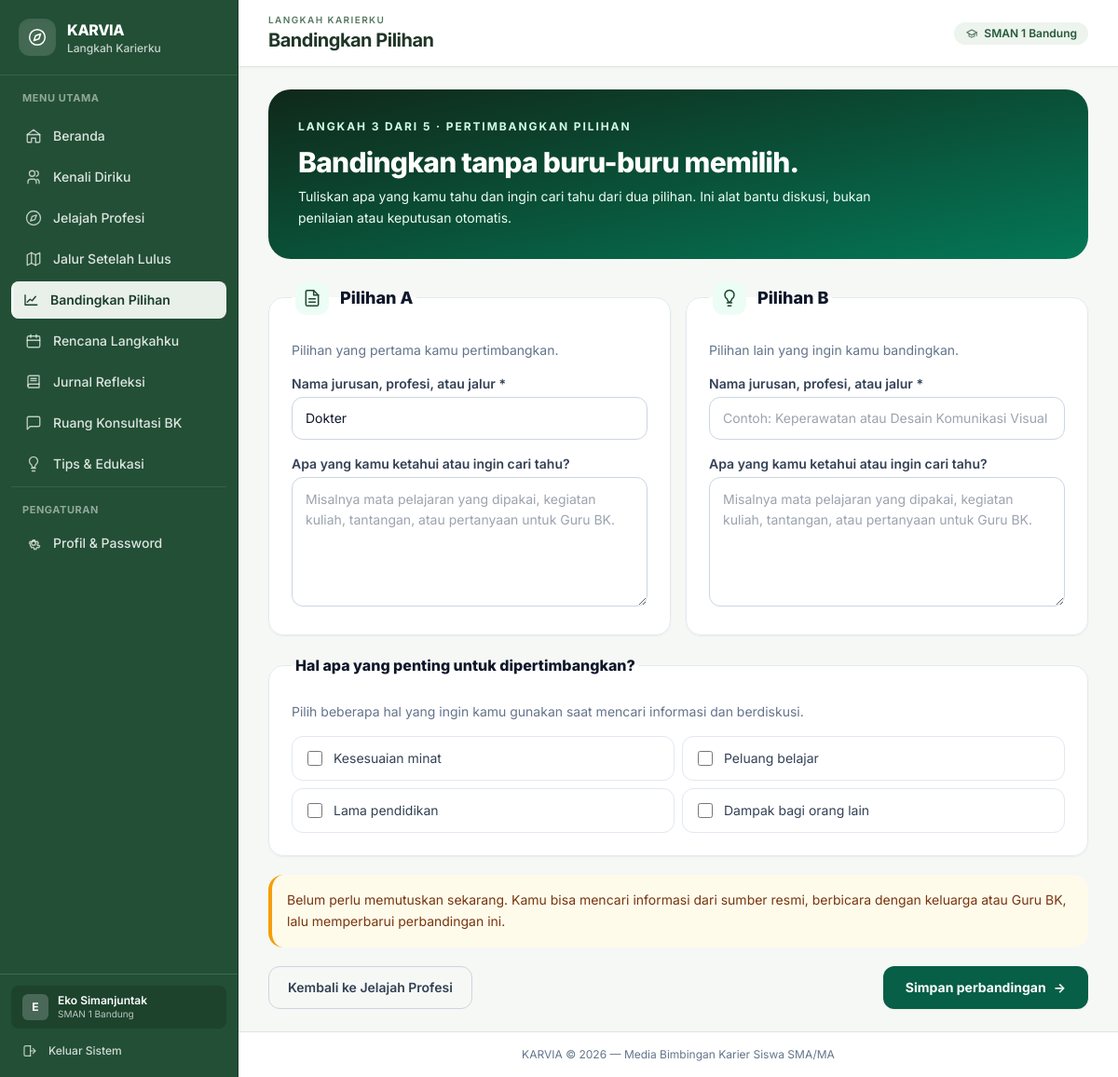
Screenshot of /siswa/bandingkan.php?profesi=1 (signed in) with the database file from the repository.
### tables this page shows
CREATE TABLE `pengguna` (
  `id` BIGINT UNSIGNED NOT NULL AUTO_INCREMENT,
  `sekolah_id` BIGINT UNSIGNED NULL,
  `nama_lengkap` VARCHAR(150) NOT NULL,
  `username` VARCHAR(50) NOT NULL,
  `password_hash` VARCHAR(255) NOT NULL,
  `role` ENUM('admin', 'guru_bk', 'siswa') NOT NULL,
  `status` ENUM('aktif', 'nonaktif') NOT NULL DEFAULT 'aktif',
  `nisn` VARCHAR(20) NULL,
  `nip` VARCHAR(30) NULL,
  `kelas` VARCHAR(20) NULL,
  `jurusan` VARCHAR(50) NULL,
  `no_telepon` VARCHAR(20) NULL,
  `last_login_at` DATETIME NULL,
  `terakhir_aktif_pada` DATETIME NULL,
  `login_count` INT UNSIGNED NOT NULL DEFAULT 0,
  `dibuat_oleh` BIGINT UNSIGNED NULL,
  `dibuat_pada` DATETIME NOT NULL,
  `diperbarui_pada` DATETIME NULL,
  PRIMARY KEY (`id`),
  UNIQUE KEY `uq_pengguna_username` (`username`),
  KEY `idx_pengguna_sekolah` (`sekolah_id`),
  KEY `idx_pengguna_role` (`role`),
  KEY `idx_pengguna_status` (`status`),
  KEY `idx_pengguna_last_login` (`last_login_at`),
  KEY `idx_pengguna_terakhir_aktif` (`terakhir_aktif_pada`),
  CONSTRAINT `fk_pengguna_sekolah`
    FOREIGN KEY (`sekolah_id`) REFERENCES `sekolah` (`id`)
    ON DELETE RESTRICT,
  CONSTRAINT `fk_pengguna_dibuat_oleh`
    FOREIGN KEY (`dibuat_oleh`) REFERENCES `pengguna` (`id`)
    ON DELETE SET NULL
);

CREATE TABLE `sekolah` (
  `id` BIGINT UNSIGNED NOT NULL AUTO_INCREMENT,
  `nama` VARCHAR(150) NOT NULL,
  `npsn` VARCHAR(20) NULL,
  `jenjang` ENUM('SMA', 'MA') NOT NULL DEFAULT 'SMA',
  `alamat` TEXT NULL,
  `kota` VARCHAR(100) NULL,
  `provinsi` VARCHAR(100) NULL,
  `status` ENUM('aktif', 'nonaktif') NOT NULL DEFAULT 'aktif',
  `dibuat_pada` DATETIME NOT NULL,
  `diperbarui_pada` DATETIME NULL,
  PRIMARY KEY (`id`),
  UNIQUE KEY `uq_sekolah_npsn` (`npsn`),
  KEY `idx_sekolah_status` (`status`),
  KEY `idx_sekolah_nama` (`nama`)
);

CREATE TABLE `profesi` (
  `id` BIGINT UNSIGNED NOT NULL AUTO_INCREMENT,
  `nama` VARCHAR(150) NOT NULL,
  `gambar` VARCHAR(255) NULL,
  `kategori` ENUM('kesehatan', 'teknologi', 'pendidikan', 'bisnis', 'lainnya') NOT NULL,
  `deskripsi` TEXT NULL,
  `kemampuan` TEXT NULL,
  `jalur_pendidikan` VARCHAR(255) NULL,
  `sumber` VARCHAR(255) NULL,
  `urutan` INT NOT NULL DEFAULT 0,
  `status` ENUM('aktif', 'nonaktif') NOT NULL DEFAULT 'aktif',
  `dibuat_pada` DATETIME NOT NULL,
  `diperbarui_pada` DATETIME NULL,
  PRIMARY KEY (`id`),
  KEY `idx_profesi_kategori` (`kategori`),
  KEY `idx_profesi_status` (`status`),
  KEY `idx_profesi_urutan` (`urutan`)
);

### siswa/bandingkan.php (the view, shortened to what this page needs)
<?php
$peran_halaman = 'siswa';
$halaman_aktif = 'bandingkan';
$judul_halaman = 'Bandingkan Pilihan';
require_once __DIR__ . '/../includes/header.php';
$pdo = db();
$siswa_id = (int) auth_pengguna()['id'];
$stmt = $pdo->prepare('SELECT opsi_a, catatan_a, opsi_b, catatan_b, kriteria FROM pilihan_banding WHERE siswa_id = :id');
$stmt->execute(['id' => $siswa_id]);
$data = $stmt->fetch();
$data = $data ?: ['opsi_a' => '', 'catatan_a' => '', 'opsi_b' => '', 'catatan_b' => '', 'kriteria' => '[]'];
$profesi_id = filter_input(INPUT_GET, 'profesi', FILTER_VALIDATE_INT) ?: 0;
if ($profesi_id > 0 && !$data['opsi_a']) {
    $q = $pdo->prepare("SELECT nama FROM profesi WHERE id = :id AND status = 'aktif'");
    $q->execute(['id' => $profesi_id]);
    $data['opsi_a'] = (string) ($q->fetchColumn() ?: '');
}
$criteria = ['Kesesuaian minat', 'Peluang belajar', 'Lama pendidikan', 'Dampak bagi orang lain'];
$chosen = json_decode($data['kriteria'] ?: '[]', true) ?: [];
?>
<section class="mb-6 overflow-hidden rounded-3xl bg-gradient-to-br from-karvia-900 to-emerald-700 p-6 text-white sm:p-8">
  <p class="text-xs font-bold uppercase tracking-[.16em] text-emerald-100">Langkah 3 dari 5 · Pertimbangkan pilihan</p>
  <h2 class="mt-3 text-2xl font-extrabold tracking-tight sm:text-3xl">Bandingkan tanpa buru-buru memilih.</h2>
  <p class="mt-2 max-w-2xl text-sm leading-relaxed text-emerald-50">Tuliskan apa yang kamu tahu dan ingin cari tahu dari dua pilihan. Ini alat bantu diskusi, bukan penilaian atau keputusan otomatis.</p>
</section>
<form method="post" class="max-w-5xl space-y-5">
  <div class="grid gap-4 md:grid-cols-2">
    <?php foreach (['a' => ['Pilihan A', 'text'], 'b' => ['Pilihan B', 'lightbulb']] as $key => [$label, $icon]): ?>
      <fieldset class="rounded-2xl border border-slate-200 bg-white p-5 shadow-sm sm:p-6">
        <legend class="flex items-center gap-3 px-1 text-lg font-extrabold text-slate-900"><span class="flex h-9 w-9 items-center justify-center rounded-xl bg-emerald-50 text-karvia-700" aria-hidden="true"><?php karvia_icon($icon, 'h-5 w-5'); ?></span><?= e($label) ?></legend>
        <p class="mb-4 mt-1 text-sm text-slate-500"><?= $key === 'a' ? 'Pilihan yang pertama kamu pertimbangkan.' : 'Pilihan lain yang ingin kamu bandingkan.' ?></p>
        <label for="opsi_<?= $key ?>" class="mb-1 block text-sm font-semibold text-slate-700">Nama jurusan, profesi, atau jalur *</label>
        <input id="opsi_<?= $key ?>" required maxlength="150" name="opsi_<?= $key ?>" value="<?= e($data['opsi_' . $key]) ?>" placeholder="Contoh: Keperawatan atau Desain Komunikasi Visual" class="w-full rounded-xl border border-slate-300 px-3.5 py-3 text-sm focus:border-emerald-700 focus:outline-none focus:ring-2 focus:ring-emerald-700/20">
        <label for="catatan_<?= $key ?>" class="mb-1 mt-4 block text-sm font-semibold text-slate-700">Apa yang kamu ketahui atau ingin cari tahu?</label>
        <textarea id="catatan_<?= $key ?>" maxlength="5000" name="catatan_<?= $key ?>" rows="5" placeholder="Misalnya mata pelajaran yang dipakai, kegiatan kuliah, tantangan, atau pertanyaan untuk Guru BK." class="w-full rounded-xl border border-slate-300 px-3.5 py-3 text-sm leading-relaxed focus:border-emerald-700 focus:outline-none focus:ring-2 focus:ring-emerald-700/20"><?= e($data['catatan_' . $key]) ?></textarea>
      </fieldset>
    <?php endforeach; ?>
  </div>
  <fieldset class="rounded-2xl border border-slate-200 bg-white p-5 shadow-sm sm:p-6">
    <legend class="px-1 text-base font-extrabold text-slate-900">Hal apa yang penting untuk dipertimbangkan?</legend>
    <p class="mb-4 mt-1 text-sm text-slate-500">Pilih beberapa hal yang ingin kamu gunakan saat mencari informasi dan berdiskusi.</p>
    <div class="grid gap-2 sm:grid-cols-2">
      <?php foreach ($criteria as $c): ?>
        <label class="flex min-h-12 cursor-pointer items-center gap-3 rounded-xl border border-slate-200 px-4 py-3 text-sm text-slate-700 transition hover:border-emerald-300 hover:bg-emerald-50 has-[:checked]:border-emerald-600 has-[:checked]:bg-emerald-50 has-[:checked]:font-semibold has-[:checked]:text-emerald-900">
          <input type="checkbox" name="kriteria[]" value="<?= e($c) ?>" <?= in_array($c, $chosen, true) ? 'checked' : '' ?> class="h-4 w-4 accent-emerald-700 focus-visible:outline focus-visible:outline-2 focus-visible:outline-offset-2 focus-visible:outline-emerald-700">
          <?= e($c) ?>
        </label>
      <?php endforeach; ?>
    </div>
  </fieldset>
  <div class="rounded-2xl border-l-4 border-amber-500 bg-amber-50 p-4 text-sm leading-relaxed text-amber-900">
    Belum perlu memutuskan sekarang. Kamu bisa mencari informasi dari sumber resmi, berbicara dengan keluarga atau Guru BK, lalu memperbarui perbandingan ini.
  </div>
  <div class="flex flex-col-reverse gap-3 sm:flex-row sm:justify-between">
    <a href="<?= e(url('siswa/profesi.php')) ?>" class="inline-flex min-h-11 items-center justify-center rounded-xl border border-slate-300 px-5 py-3 text-sm font-semibold text-slate-700 hover:bg-slate-50">Kembali ke Jelajah Profesi</a>
    <button type="submit" class="inline-flex min-h-11 items-center justify-center gap-2 rounded-xl bg-emerald-800 px-6 py-3 text-sm font-bold text-white shadow-sm hover:bg-emerald-900 focus:outline-none focus:ring-2 focus:ring-emerald-700 focus:ring-offset-2">Simpan perbandingan <span aria-hidden="true">→</span></button>
  </div>
</form>
<?php require __DIR__ . '/../includes/footer.php'; ?>

### includes/header.php (shortened to what this page needs)
<?php
require_once __DIR__ . '/function.php';
auth_cek_peran($peran_halaman);
$pengguna_aktif = auth_pengguna();
$menu_peran = [
    'admin' => [
        ['index', 'Dashboard', 'admin/index.php', 'home'],
        ['sekolah', 'Sekolah', 'admin/sekolah.php', 'school'],
        ['pengguna', 'Pengguna', 'admin/pengguna.php', 'users'],
        ['rekap', 'Rekap Sistem', 'admin/rekap.php', 'chart'],
    ],
    'guru_bk' => [
        ['index', 'Dashboard', 'guru_bk/index.php', 'home'],
        ['catatan', 'Catatan Siswa', 'guru_bk/catatan.php', 'file'],
        ['artikel', 'Artikel Edukasi', 'guru_bk/artikel.php', 'book'],
    ],
    'siswa' => [
        ['index', 'Beranda', 'siswa/index.php', 'home'],
        ['kenali_diri', 'Kenali Diriku', 'siswa/kenali_diri.php', 'users'],
        ['profesi', 'Jelajah Profesi', 'siswa/profesi.php', 'compass'],
        ['jalur', 'Jalur Setelah Lulus', 'siswa/jalur.php', 'map'],
        ['bandingkan', 'Bandingkan Pilihan', 'siswa/bandingkan.php', 'chart'],
        ['rencana', 'Rencana Langkahku', 'siswa/rencana.php', 'calendar'],
        ['jurnal', 'Jurnal Refleksi', 'siswa/jurnal.php', 'book'],
        ['konsultasi', 'Ruang Konsultasi BK', 'siswa/konsultasi.php', 'message'],
        ['tips', 'Tips & Edukasi', 'siswa/tips.php', 'lightbulb'],
    ],
];
$role_labels = [
    'admin' => 'Administrasi Sistem',
    'guru_bk' => 'Ruang Guru BK',
    'siswa' => 'Langkah Karierku',
];
$judul_halaman = $judul_halaman ?? 'KARVIA';
$halaman_aktif = $halaman_aktif ?? 'index';
?>
<!doctype html>
<html lang="id">
<head>
  <script src="https://cdn.tailwindcss.com"></script>
</head>
<body class="min-h-screen bg-[#f6f8f5] text-slate-900 antialiased">
  <div class="min-h-screen lg:pl-64">
    <aside id="karvia-sidebar" class="fixed inset-y-0 left-0 z-50 flex w-64 -translate-x-full flex-col border-r border-[#1a4029] bg-[#224f35] transition-transform duration-200 lg:translate-x-0">
      <div class="flex items-center justify-between gap-3 px-5 py-5 border-b border-white/10">
        <div class="flex min-w-0 items-center gap-3">
          <span class="flex h-10 w-10 shrink-0 items-center justify-center rounded-xl bg-white/15 text-white shadow-inner">
          </span>
          <div class="min-w-0">
            <span class="block text-base font-extrabold tracking-tight text-white">KARVIA</span>
            <p class="truncate text-xs font-medium text-white/75"><?= e($role_labels[$peran_halaman] ?? 'Langkah Karierku') ?></p>
          </div>
        </div>
      </div>
      <nav aria-label="Navigasi utama" class="flex-1 space-y-1 overflow-y-auto px-3 py-4">
        <p class="px-3 pb-2 text-[11px] font-bold uppercase tracking-wider text-white/50">Menu Utama</p>
        <?php foreach ($menu_peran[$peran_halaman] as [$kunci, $label, $tujuan, $ikon]): ?>
          <?php $isActive = ($halaman_aktif === $kunci); ?>
          <a href="<?= e(url($tujuan)) ?>" class="flex items-center gap-3 rounded-lg px-3 py-2.5 text-sm font-medium transition-colors <?= $isActive ? 'border-l-[3px] border-[#f2f6f2] bg-[#e8f0e9] pl-[9px] text-[#1b3d2b] font-semibold shadow-sm' : 'border-l-[3px] border-transparent text-white/85 hover:bg-white/15 hover:text-white' ?>"<?= $isActive ? ' aria-current="page"' : '' ?>>
            <span class="<?= $isActive ? 'text-[#1b3d2b]' : 'text-white/70' ?>"><?php karvia_icon($ikon, 'h-[18px] w-[18px]'); ?></span>
            <span class="truncate"><?= e($label) ?></span>
          </a>
        <?php endforeach; ?>
        <div class="pt-4 mt-2 border-t border-white/10">
          <p class="px-3 pb-2 text-[11px] font-bold uppercase tracking-wider text-white/50">Pengaturan</p>
          <?php $isProfilActive = ($halaman_aktif === 'profil'); ?>
          <a href="<?= e(url('profil.php')) ?>" class="flex items-center gap-3 rounded-lg px-3 py-2.5 text-sm font-medium transition-colors <?= $isProfilActive ? 'border-l-[3px] border-[#f2f6f2] bg-[#e8f0e9] pl-[9px] text-[#1b3d2b] font-semibold shadow-sm' : 'border-l-[3px] border-transparent text-white/85 hover:bg-white/15 hover:text-white' ?>"<?= $isProfilActive ? ' aria-current="page"' : '' ?>>
            <span class="<?= $isProfilActive ? 'text-[#1b3d2b]' : 'text-white/70' ?>"><?php karvia_icon('settings', 'h-[18px] w-[18px]'); ?></span>
            <span class="truncate">Profil &amp; Password</span>
          </a>
        </div>
      </nav>
      <div class="border-t border-white/15 p-3">
        <div class="mb-2 flex items-center gap-2.5 rounded-lg bg-black/15 px-3 py-2 text-white">
          <span class="flex h-7 w-7 shrink-0 items-center justify-center rounded-md bg-white/20 text-xs font-bold text-white">
            <?= e(mb_strtoupper(mb_substr($pengguna_aktif['nama_lengkap'] ?? 'U', 0, 1))) ?>
          </span>
          <div class="min-w-0 flex-1">
            <div class="truncate text-xs font-semibold leading-tight"><?= e($pengguna_aktif['nama_lengkap'] ?? '') ?></div>
            <div class="truncate text-[10px] text-white/70"><?= e($pengguna_aktif['sekolah_nama'] ?? ucfirst(str_replace('_', ' ', $peran_halaman))) ?></div>
          </div>
        </div>
        <form method="post" action="<?= e(url('logout.php')) ?>">
          <button type="submit" class="flex w-full items-center gap-3 rounded-lg px-3 py-2 text-left text-xs font-medium text-white/80 transition-colors hover:bg-rose-500/20 hover:text-rose-200 focus:outline-none">
            <span class="text-white/70"><?php karvia_icon('logout', 'h-4 w-4'); ?></span>
            <span>Keluar Sistem</span>
          </button>
        </form>
      </div>
    </aside>
    <div class="flex min-h-screen flex-col min-w-0">
      <header class="sticky top-0 z-30 flex items-center justify-between border-b border-[#dfe6de] bg-white px-4 py-3.5 sm:px-6 lg:px-8 shadow-[0_1px_3px_rgba(0,0,0,0.03)]">
        <div class="flex min-w-0 items-center gap-3">
          <div>
            <p class="text-[10px] font-semibold uppercase tracking-[0.14em] text-[#55785f]">
              <?= e($role_labels[$peran_halaman] ?? 'KARVIA') ?>
            </p>
            <h1 class="text-lg font-bold tracking-tight text-[#203628] sm:text-xl">
              <?= e($judul_halaman) ?>
            </h1>
          </div>
        </div>
        <div class="flex items-center gap-2">
          <?php if ($peran_halaman === 'admin'): ?>
            <span class="inline-flex items-center gap-1.5 rounded-full bg-[#edf3ed] px-3 py-1 text-xs font-semibold text-[#245938]">
              <span class="h-2 w-2 rounded-full bg-emerald-500 animate-pulse"></span>
              Admin Global
            </span>
          <?php elseif (!empty($pengguna_aktif['sekolah_nama'])): ?>
            <span class="hidden items-center gap-1.5 rounded-full bg-[#edf3ed] px-3 py-1 text-xs font-semibold text-[#245938] sm:inline-flex">
              <?= e($pengguna_aktif['sekolah_nama']) ?>
            </span>
          <?php endif; ?>
        </div>
      </header>
      <main class="flex-1 px-4 py-6 sm:px-6 lg:px-8 space-y-6">

### includes/header.php (style rules this page uses)
body { font-family: 'Inter', -apple-system, BlinkMacSystemFont, sans-serif; }

### rows the page displays
pengguna: nama_lengkap "E", nama_lengkap "Eko Simanjuntak", sekolah.nama "SMAN 1 Bandung"
profesi: opsi_a "Dokter"

### other values shown
$role_labels[$peran_halaman] "Langkah Karierku"
$label "Beranda"
$label "Kenali Diriku"
$label "Jelajah Profesi"
$label "Jalur Setelah Lulus"
$label "Bandingkan Pilihan"
$label "Rencana Langkahku"
$label "Jurnal Refleksi"
$label "Ruang Konsultasi BK"
$label "Tips & Edukasi"
$role_labels[$peran_halaman] "LANGKAH KARIERKU"
$judul_halaman "Bandingkan Pilihan"
$label "Pilihan A"
$label "Pilihan B"
$c "Kesesuaian minat"
